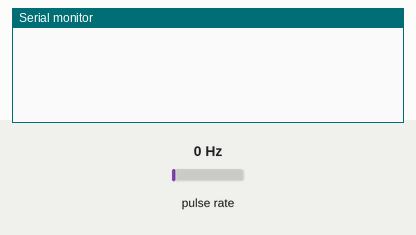
A sketch run on a simulated Arduino Uno, built with avr-gcc and run on an emulated ATmega328P. Parts: the last lines printed to the serial monitor. Wiring (inferred from the names in the program): pulse sensor: data pin 3. The test bench sets the inputs (shaded band); at power-on: pulse rate 0 Hz.

Above: at 1.2 s.
1.3 s: pulse rate (sensor on pin 3) set to 4 Hz
At 1.61 s:
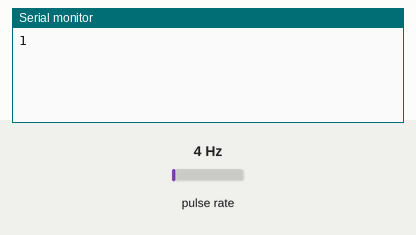
3.1 s: pulse rate (sensor on pin 3) set to 50 Hz
At 3.11 s:
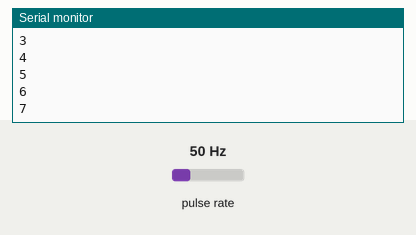
Timing chart, 0 to 6.1 s (numbered marks = the images above; inputs shaded):
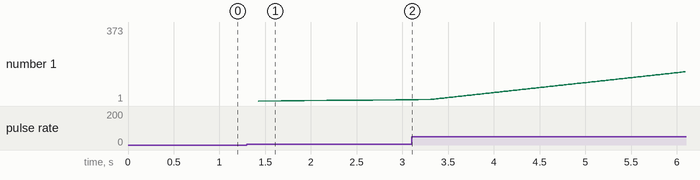

Measured:
- after the input at 1.3 s, the serial monitor: prints a new line after 0.13 s (image 1)
- plotted number 1: 7 → 373 after the input at 3.1 s

The sketch:

test03_encoder.ino
```cpp
// Test 03 (05/04/2025): This code is used to test the speed of the Roomba robot by an encoder, which will help us determine its position and direction.
// It is meant to be used along with the HC-020K encoder.

// HC-020K encoder
int encoderPin = 3;

//-------------------------------------------

volatile int count = 0;

void setup() {
  Serial.begin(9600);
  attachInterrupt(digitalPinToInterrupt(encoderPin), interruption, RISING);
}

void loop() {

}

void interruption() {
  count++;
  Serial.println(count);
}
```
